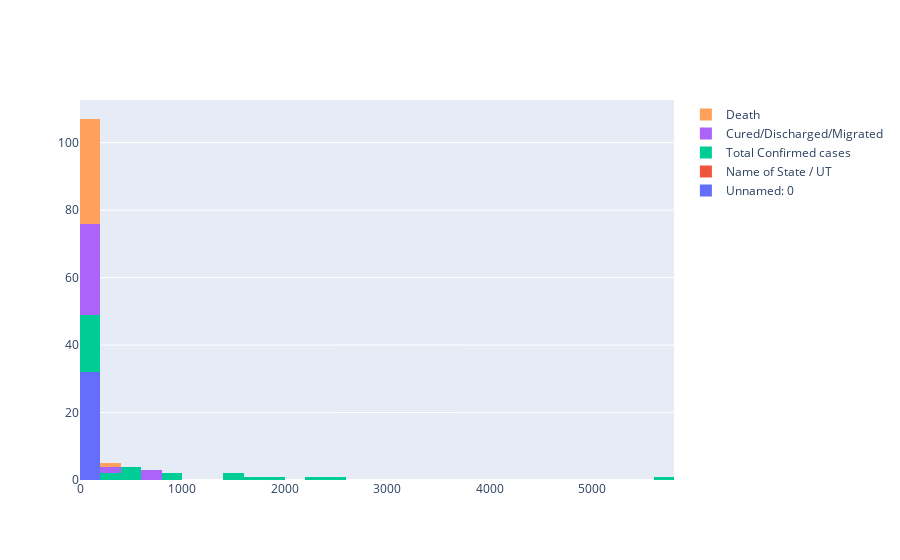

The code cell stored with this chart in its notebook:
### Code cell
fig = go.Figure()

for col in df:
    
    fig.add_trace(go.Histogram(x=df[col].values, name=df[col].name))
fig.update_layout(barmode= "stack")
fig.show()

### Figure 1 — Plotly figure (JSON) as saved in the notebook; plotly's stock layout.template omitted (floating-point values rounded to 4 significant figures)
{"data": [{"name": "Unnamed: 0", "type": "histogram", "x": [0, 1, 2, 3, 4, 5, 6, 7, 8, 9, 10, 11, 12, 13, 14, 15, 16, 17, 18, 19, 20, 21, 22, 23, 24, 25, 26, 27, 28, 29, 30, 31]}, {"name": "Name of State / UT", "type": "histogram", "x": ["Andaman and Nicobar Islands", "Andhra Pradesh", "Arunachal Pradesh", "Assam", "Bihar", "Chandigarh", "Chhattisgarh", "Delhi", "Goa", "Gujarat", "Haryana", "Himachal Pradesh", "Jammu and Kashmir", "Jharkhand", "Karnataka", "Kerala", "Ladakh", "Madhya Pradesh", "Maharashtra", "Manipur", "Meghalaya", "Mizoram", "Odisha", "Puducherry", "Punjab", "Rajasthan", "Tamil Nadu", "Telengana", "Tripura", "Uttarakhand", "Uttar Pradesh", "West Bengal"]}, {"name": "Total Confirmed cases", "type": "histogram", "x": [18, 813, 1, 35, 143, 27, 36, 2248, 7, 2407, 262, 40, 407, 49, 427, 438, 18, 1592, 5652, 2, 12, 1, 83, 7, 251, 1890, 1629, 945, 2, 46, 1449, 456]}, {"name": "Cured/Discharged/Migrated", "type": "histogram", "x": [11, 120, 1, 19, 46, 14, 26, 724, 7, 179, 140, 18, 92, 8, 131, 323, 14, 148, 789, 2, 0, 0, 32, 3, 49, 230, 662, 194, 1, 23, 173, 79]}, {"name": "Death", "type": "histogram", "x": [0, 24, 0, 1, 2, 0, 0, 48, 0, 103, 3, 1, 5, 3, 17, 3, 0, 80, 269, 0, 1, 0, 1, 0, 16, 27, 18, 23, 0, 0, 21, 15]}], "layout": {"barmode": "stack"}}
